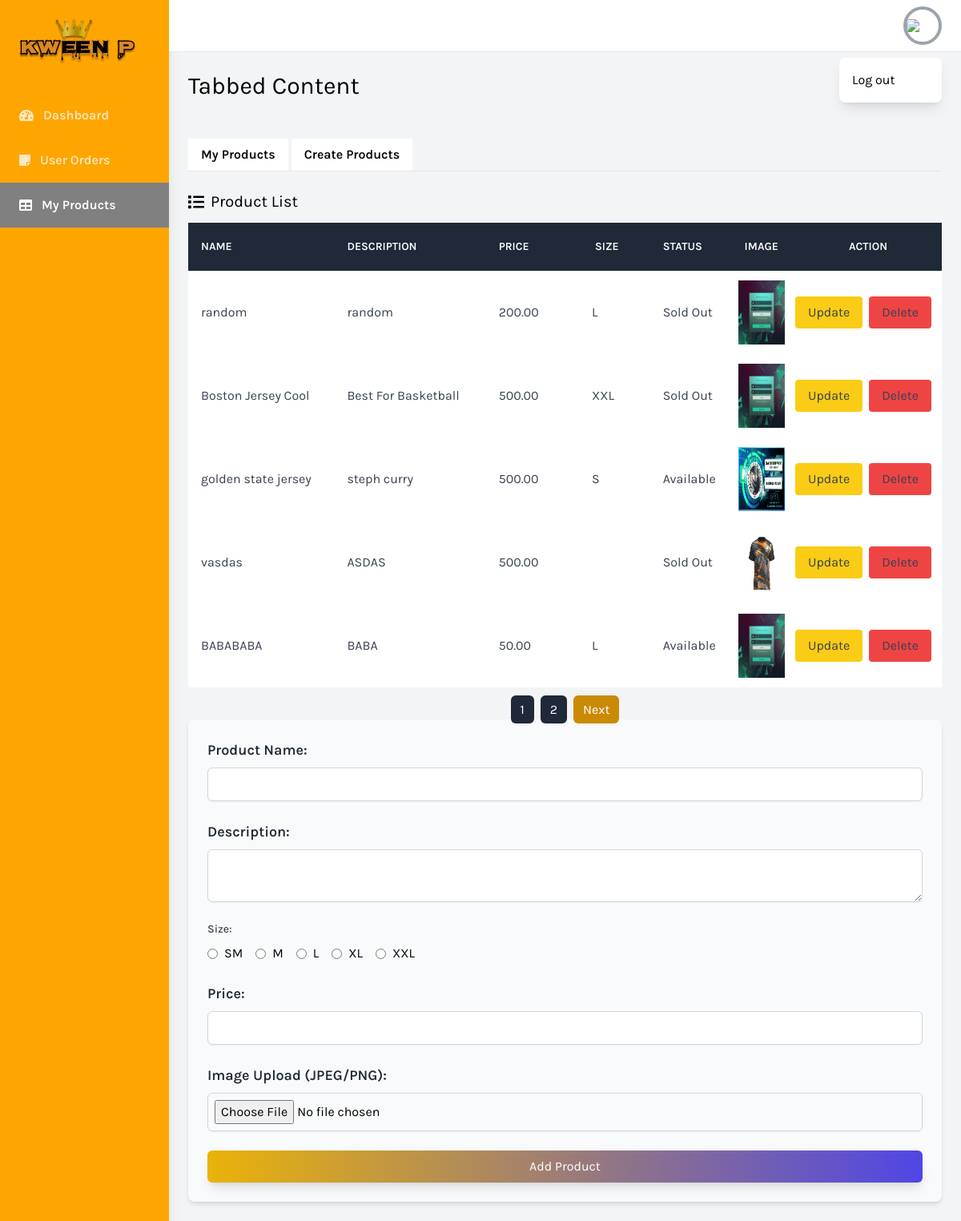
Page /myProducts.php on the committed database.
### tables this page shows
CREATE TABLE `products` (
  `id` int(11) NOT NULL,
  `name` varchar(255) NOT NULL,
  `description` text DEFAULT NULL,
  `price` decimal(10,2) NOT NULL,
  `image_url` varchar(255) DEFAULT NULL,
  `date_created` datetime DEFAULT current_timestamp(),
  `date_updated` datetime DEFAULT current_timestamp() ON UPDATE current_timestamp(),
  `size` enum('S','M','L','XL','XXL') DEFAULT NULL,
  `stock` tinyint(1) NOT NULL DEFAULT 1
);

### myProducts.php (the view, shortened to what this page needs)
<?php
include 'db_connection.php';
$products_per_page = 5;
$current_page = isset($_GET['page']) ? (int)$_GET['page'] : 1;
$offset = ($current_page - 1) * $products_per_page;
$total_query = "SELECT COUNT(*) as total FROM products";
$total_result = $db->query($total_query);
$total_row = $total_result->fetch_assoc();
$total_products = $total_row['total'];
$total_pages = ceil($total_products / $products_per_page);
$query = "SELECT id, name, description, price, size, image_url, stock FROM products LIMIT $products_per_page OFFSET $offset";
$result = $db->query($query);
?>
<!DOCTYPE html>
<html lang="en">
<head>
    <script src="https://cdn.tailwindcss.com"></script>
    <link href="https://cdn.jsdelivr.net/npm/aos@2.3.4/dist/aos.css" rel="stylesheet">
    <link href="https://cdnjs.cloudflare.com/ajax/libs/font-awesome/5.15.4/css/all.min.css" rel="stylesheet">
    <link rel="stylesheet" href="style.css">
</head>
<body class="bg-gray-100 font-family-karla flex">
    <aside class="relative bg-sidebar h-screen w-64 hidden sm:block shadow-xl">
        <div class="p-6">
        <img src="images/logo1.png" alt="">
        </div>
        <nav class="text-white text-base font-semibold pt-3">
            <a href="adminDashboard.php" class="flex items-center text-white opacity-75 hover:opacity-100 py-4 pl-6 nav-item">
                <i class="fas fa-tachometer-alt mr-3"></i>
                Dashboard
            </a>
            <a href="userOrder.php" class="flex items-center text-white opacity-75 hover:opacity-100 py-4 pl-6 nav-item">
                <i class="fas fa-sticky-note mr-3"></i>
                User Orders
            </a>
            <a href="myProducts.php" class="flex items-center active-nav-link text-white py-4 pl-6 nav-item">
                <i class="fas fa-table mr-3"></i>
                My Products
            </a>
        </nav>
    </aside>
    <div class="relative w-full flex flex-col h-screen overflow-y-hidden">
        <header class="w-full items-center bg-white py-2 px-6 hidden sm:flex">
            <div x-data="{ isOpen: false }" class="relative w-1/2 flex justify-end">
                <button @click="isOpen = !isOpen" class="realtive z-10 w-12 h-12 rounded-full overflow-hidden border-4 border-gray-400 hover:border-gray-300 focus:border-gray-300 focus:outline-none">
                    <img src="https://tse1.mm.bing.net/th?id=OIP.V0NH3fa-mZ4AJ94SEQTy_wHaHa&pid=Api&P=0&h=220">
                </button>
                <button x-show="isOpen" @click="isOpen = false" class="h-full w-full fixed inset-0 cursor-default"></button>
                <div x-show="isOpen" class="absolute w-32 bg-white rounded-lg shadow-lg py-2 mt-16">
                    <a href="logout.php" class="block px-4 py-2 account-link hover:text-white">Log out</a>
                </div>
            </div>
        </header>
        <div class="w-full h-screen overflow-x-hidden border-t flex flex-col">
            <main class="w-full flex-grow p-6">
                <h1 class="text-3xl text-black pb-6">Tabbed Content</h1>
                <div class="w-full mt-6" x-data="{ openTab: 1 }">
                <div>
                    <ul class="flex border-b">
                        <li class="-mb-px mr-1" @click="openTab = 1">
                            <a :class="openTab === 1 ? 'border-l border-t border-r rounded-t text-blue-700 font-semibold' : 'text-blue-500 hover:text-blue-800'" class="bg-white inline-block py-2 px-4 font-semibold" href="#">My Products</a>
                        </li>
                        <li class="mr-1" @click="openTab = 2">
                            <a :class="openTab === 2 ? 'border-l border-t border-r rounded-t text-blue-700 font-semibold' : 'text-blue-500 hover:text-blue-800'" class="bg-white inline-block py-2 px-4 font-semibold" href="#">Create Products</a>
                        </li>
                    </ul>
                </div>
                <div >
                    <div x-show="openTab === 1">
                                                            <div class="w-full mt-6">
                                        <p class="text-xl pb-3 flex items-center">
                                            <i class="fas fa-list mr-2"></i> Product List
                                        </p>
                                        <div class="bg-white overflow-auto">
                                        <table class="min-w-full bg-white">
    <thead class="bg-gray-800 text-white">
        <tr>
            <th class="w-1/5 text-left py-3 px-4 uppercase font-semibold text-sm">Name</th>
            <th class="w-1/3 text-left py-3 px-4 uppercase font-semibold text-sm">Description</th>
            <th class="w-1/5 text-left py-3 px-4 uppercase font-semibold text-sm">Price</th>
            <th class="w-1/5 text-left py-3 px-4 uppercase font-semibold text-sm">Size</th>
            <th class="w-1/5 text-left py-3 px-4 uppercase font-semibold text-sm">Status</th>
            <th class="w-1/5 text-center uppercase font-semibold text-sm p-5">Image</th>
            <th class="w-1/5 text-center py-3 px-4 uppercase font-semibold text-sm">Action</th>
        </tr>
    </thead>
    <tbody class="text-gray-700">
        <?php if ($result->num_rows > 0): ?>
            <?php while ($row = $result->fetch_assoc()): ?>
                <tr>
                    <td class="w-1/3 text-left py-3 px-4"><?php echo htmlspecialchars($row['name']); ?></td>
                    <td class="w-1/3 text-left py-3 px-4"><?php echo htmlspecialchars($row['description']); ?></td>
                    <td class="text-left py-3 px-4"><?php echo htmlspecialchars($row['price']); ?></td>
                    <td class="text-left py-3 px-3"><?php echo htmlspecialchars($row['size']); ?></td>
                    <td class="text-left py-3 px-4">
                        <?php echo $row['stock'] ? 'Available' : 'Sold Out'; ?>
                    </td>
                    <td class="text-center p-3">
                        <img src="<?php echo htmlspecialchars($row['image_url']); ?>" alt="<?php echo htmlspecialchars($row['name']); ?>" class="w-40 h-20" download>
                    </td>
                    <td>
                        <div class="md:flex space-x-2">
                            <a href="updateProduct.php?id=<?php echo $row['id']; ?>">
                                <button class="bg-yellow-400 hover:bg-yellow-500 sm:px-4 sm:py-2 rounded">Update</button>
                            </a>
                            <form action="deleteProduct.php" method="POST" class="inline pr-3">
                                <button type="submit" class="bg-red-500 sm:px-4 hover:bg-red-600 sm:py-2 rounded">Delete</button>
                            </form>
                        </div>
                    </td>
                </tr>
            <?php endwhile; ?>
        <?php else: ?>
            <tr>
                <td colspan="7" class="text-center py-3">No products found</td>
            </tr>
        <?php endif; ?>
    </tbody>
</table>
                                        </div>
                                    </div>
                                    <nav class="flex justify-center mt-4">
            <ul class="flex items-center space-x-2">
                <?php for ($i = 1; $i <= $total_pages; $i++): ?>
                    <li>
                        <a href="?page=<?= $i ?>" class="bg-gray-800 text-white px-3 py-2 rounded-md"><?= $i ?></a>
                    </li>
                <?php endfor; ?>
                <?php if ($current_page < $total_pages): ?>
                    <li>
                        <a href="?page=<?= $current_page + 1 ?>" class="bg-yellow-600 text-white px-3 py-2 rounded-md">Next</a>
                    </li>
                <?php endif; ?>
            </ul>
        </nav>
                    </div>
                </div>
                <div x-show="openTab === 2" class="p-6 bg-gray-50 rounded-lg shadow-md">
                    <form action="addProduct.php" method="POST" class="space-y-6" enctype="multipart/form-data">
                        <div class="space-y-2">
                            <label class="block text-lg font-semibold text-gray-800">Product Name:</label>
                            <input type="text" name="name" required class="mt-1 block w-full p-2 border border-gray-300 rounded-md shadow-sm focus:border-indigo-500 focus:ring focus:ring-indigo-200 focus:ring-opacity-50" />
                        </div>
                        <div class="space-y-2">
                            <label class="block text-lg font-semibold text-gray-800">Description:</label>
                            <textarea name="description" class="mt-1 block w-full p-2 border border-gray-300 rounded-md shadow-sm focus:border-indigo-500 focus:ring focus:ring-indigo-200 focus:ring-opacity-50"></textarea>
                        </div>
                        <div class="mb-4">
        <span class="block text-sm font-medium text-gray-700">Size:</span>
        <div class="flex space-x-4 mt-2">
            <label class="flex items-center"><input type="radio" name="size" value="SM" class="mr-2" /> SM</label>
            <label class="flex items-center"><input type="radio" name="size" value="M" class="mr-2" /> M</label>
            <label class="flex items-center"><input type="radio" name="size" value="L" class="mr-2" /> L</label>
            <label class="flex items-center"><input type="radio" name="size" value="XL" class="mr-2" /> XL</label>
            <label class="flex items-center"><input type="radio" name="size" value="XXL" class="mr-2" /> XXL</label>
        </div>
    </div>
                        <div class="space-y-2">
                            <label class="block text-lg font-semibold text-gray-800">Price:</label>
                            <input type="number" name="price" step="0.01" required class="mt-1 block w-full p-2 border border-gray-300 rounded-md shadow-sm focus:border-indigo-500 focus:ring focus:ring-indigo-200 focus:ring-opacity-50" />
                        </div>
                        <div class="space-y-2">
                            <label class="block text-lg font-semibold text-gray-800">Image Upload (JPEG/PNG):</label>
                            <input type="file" name="image" accept=".jpeg,.jpg,.png" required class="mt-1 block w-full p-2 border border-gray-300 rounded-md shadow-sm focus:border-indigo-500 focus:ring focus:ring-indigo-200 focus:ring-opacity-50" />
                        </div>
                        <button type="submit" class="mt-6 w-full bg-gradient-to-r from-yellow-500 to-indigo-600 text-white py-2 rounded-md shadow-lg hover:from-yellow-600 hover:to-gray-700 focus:outline-none focus:ring-2 focus:ring-offset-2 focus:ring-gray-500">
                            Add Product
                        </button>
                    </form>
                </div>
        </div>
    </div>
</body>
</html>

### myProducts.php (style rules this page uses)
.font-family-karla { font-family: karla; }
.bg-sidebar { background: orange; }
.active-nav-link { background: grey; }

### rows in the picture
products: name "random", description "random", price "200.00", size "L", stock "Sold Out", image_url (picture)
products: name "Boston Jersey Cool", description "Best For Basketball", price "500.00", size "XXL", stock "Sold Out", image_url (picture)
products: name "golden state jersey", description "steph curry", price "500.00", size "S", stock "Available", image_url (picture)
products: name "vasdas", description "ASDAS", price "500.00", stock "Sold Out", image_url (picture)
products: name "BABABABA", description "BABA", price "50.00", size "L", stock "Available", image_url (picture)
